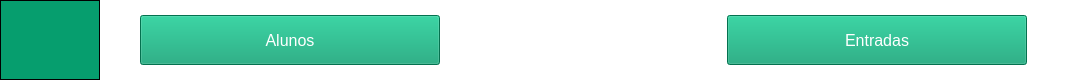
     <widget class="QWidget" name="widget" native="true">
      <property name="minimumSize">
       <size>
        <width>0</width>
        <height>0</height>
       </size>
      </property>
      <property name="maximumSize">
       <size>
        <width>16777215</width>
        <height>80</height>
       </size>
      </property>
      <property name="styleSheet">
       <string notr="true">QWidget{
 background-color:#ffffff;
}</string>
      </property>
      <layout class="QHBoxLayout" name="horizontalLayout_3">
       <property name="spacing">
        <number>0</number>
       </property>
       <property name="leftMargin">
        <number>0</number>
       </property>
       <property name="topMargin">
        <number>0</number>
       </property>
       <property name="rightMargin">
        <number>0</number>
       </property>
       <property name="bottomMargin">
        <number>0</number>
       </property>
       <item>
        <widget class="QPushButton" name="btnIconMenu">
         <property name="minimumSize">
          <size>
           <width>100</width>
           <height>80</height>
          </size>
         </property>
         <property name="styleSheet">
          <string notr="true">QPushButton{
	background-color:#069E6E;
	color:#ffffff;
	border: 1px solid black;
}

QPushButton:hover{
	background-color:#047b55;
}

QPushButton:pressed{
	background-color: rgb(2, 45, 29);
}

QPushButton:checked{
	background-color:#069E6E;
}

</string>
         </property>
         <property name="text">
          <string/>
         </property>
         <property name="icon">
          <iconset resource="../imagens/imagens_usadas.qrc">
           <normaloff>:/imagens/imgBtnMenu.png</normaloff>:/imagens/imgBtnMenu.png</iconset>
         </property>
         <property name="iconSize">
          <size>
           <width>30</width>
           <height>32</height>
          </size>
         </property>
         <property name="checkable">
          <bool>true</bool>
         </property>
        </widget>
       </item>
       <item>
        <spacer name="horizontalSpacer">
         <property name="orientation">
          <enum>Qt::Horizontal</enum>
         </property>
         <property name="sizeHint" stdset="0">
          <size>
           <width>40</width>
           <height>20</height>
          </size>
         </property>
        </spacer>
       </item>
       <item>
        <widget class="QPushButton" name="btnAlunos">
         <property name="minimumSize">
          <size>
           <width>300</width>
           <height>50</height>
          </size>
         </property>
         <property name="font">
          <font>
           <pointsize>12</pointsize>
          </font>
         </property>
         <property name="styleSheet">
          <string notr="true">QPushButton{
	background-color:#069E6E;
	color:#ffffff;
}

QPushButton:hover{
	background-color:#047b55;
}

QPushButton:pressed{
	background-color: rgb(2, 45, 29);
}

QPushButton:checked{
	background-color:  rgb(2, 45, 29);
}

</string>
         </property>
         <property name="text">
          <string>Alunos</string>
         </property>
         <property name="icon">
          <iconset resource="../imagens/imagens_usadas.qrc">
           <normaloff>:/imagens/imgAlunoBranco.png</normaloff>:/imagens/imgAlunoBranco.png</iconset>
         </property>
         <property name="iconSize">
          <size>
           <width>36</width>
           <height>36</height>
          </size>
         </property>
        </widget>
       </item>
       <item>
        <spacer name="horizontalSpacer_5">
         <property name="orientation">
          <enum>Qt::Horizontal</enum>
         </property>
         <property name="sizeHint" stdset="0">
          <size>
           <width>114</width>
           <height>20</height>
          </size>
         </property>
        </spacer>
       </item>
       <item>
        <widget class="QLabel" name="label_4">
         <property name="minimumSize">
          <size>
           <width>60</width>
           <height>70</height>
          </size>
         </property>
         <property name="maximumSize">
          <size>
           <width>60</width>
           <height>70</height>
          </size>
         </property>
         <property name="text">
          <string/>
         </property>
         <property name="pixmap">
          <pixmap resource="../imagens/imagens_usadas.qrc">:/imagens/imgLogo.png</pixmap>
         </property>
         <property name="scaledContents">
          <bool>true</bool>
         </property>
        </widget>
       </item>
       <item>
        <spacer name="horizontalSpacer_2">
         <property name="orientation">
          <enum>Qt::Horizontal</enum>
         </property>
         <property name="sizeHint" stdset="0">
          <size>
           <width>113</width>
           <height>20</height>
          </size>
         </property>
        </spacer>
       </item>
       <item>
        <widget class="QPushButton" name="btnEntradas">
         <property name="minimumSize">
          <size>
           <width>300</width>
           <height>50</height>
          </size>
         </property>
         <property name="font">
          <font>
           <pointsize>12</pointsize>
          </font>
         </property>
         <property name="styleSheet">
          <string notr="true">QPushButton{
	background-color:#069E6E;
	color:#ffffff;
}

QPushButton:hover{
	background-color:#047b55;
}

QPushButton:pressed{
	background-color: rgb(2, 45, 29);
}

QPushButton:checked{
	background-color:  rgb(2, 45, 29);
}

</string>
         </property>
         <property name="text">
          <string>Entradas</string>
         </property>
         <property name="icon">
          <iconset resource="../imagens/imagens_usadas.qrc">
           <normaloff>:/imagens/imgBtnEntrada.png</normaloff>:/imagens/imgBtnEntrada.png</iconset>
         </property>
         <property name="iconSize">
          <size>
           <width>36</width>
           <height>36</height>
          </size>
         </property>
        </widget>
       </item>
       <item>
        <spacer name="horizontalSpacer_3">
         <property name="orientation">
          <enum>Qt::Horizontal</enum>
         </property>
         <property name="sizeHint" stdset="0">
          <size>
           <width>40</width>
           <height>20</height>
          </size>
         </property>
        </spacer>
       </item>
      </layout>
     </widget>
